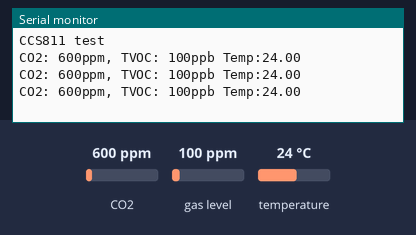
Bench run of a sketch on a simulated Arduino Uno, built with avr-gcc and run on an emulated ATmega328P. On the bench: the last lines printed to the serial monitor. Inputs (shaded band) come from the test bench; at power-on: CO2 600 ppm, gas level 100 ppm, temperature 24 °C.

Above: at 1.2 s.
1.3 s: CO2 set to 452 ppm
At 1.9 s:
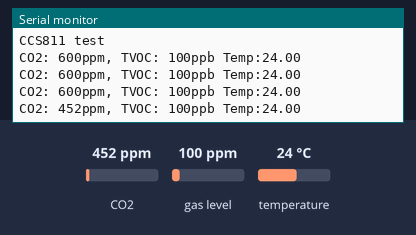
2.8 s: gas level set to 20 ppm
At 3.4 s:
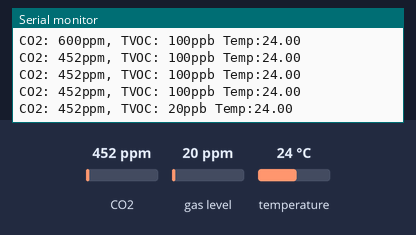
4.3 s: temperature set to 12 °C
At 4.9 s:
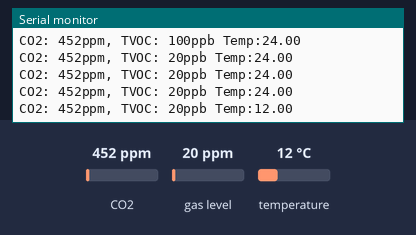

The sketch:

Gas_Sensor-test.ino
```cpp
//http://arduinolearning.com/code/ccs811-digital-gas-sensor-and-arduino-example.php#codesyntax_1

#include "Adafruit_CCS811.h"
Adafruit_CCS811 ccs;
void setup() {
  Serial.begin(9600);
  Serial.println("CCS811 test");
  if(!ccs.begin()){
    Serial.println("Failed to start sensor! Please check your wiring.");
    while(1);
    }
  //calibrate temperature sensor
  while(!ccs.available());
  float temp = ccs.calculateTemperature();
  ccs.setTempOffset(temp - 25.0);
}
void loop() {
if(ccs.available()){
float temp = ccs.calculateTemperature();
if(!ccs.readData()){
Serial.print("CO2: ");
Serial.print(ccs.geteCO2());
Serial.print("ppm, TVOC: ");
Serial.print(ccs.getTVOC());
Serial.print("ppb Temp:");
Serial.println(temp);
}
else{
Serial.println("ERROR!");
while(1);
}
}
delay(500);
}
```

Measured:
- after the input at 1.3 s, the serial monitor: prints a new line after 0.21 s (image 1)
- after the input at 2.8 s, the serial monitor: prints a new line after 0.21 s (image 2)
- after the input at 4.3 s, the serial monitor: prints a new line after 0.22 s (image 3)
